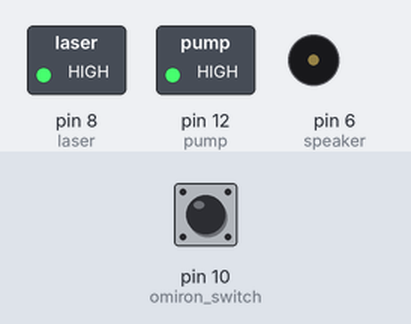
The sketch below on a simulated Arduino Uno, built with avr-gcc and run on an emulated ATmega328P. On the bench: switched loads named in the sketch (green lamp = pin HIGH), buzzer (waves = sounding). Inputs (shaded band) come from the test bench; at power-on: pin 10 (omiron_switch) LOW. Random numbers use the default seed unless the sketch sets one.

Above: at 1.2 s.
1.3 s: pin 10 (omiron_switch) pulled HIGH for 0.15 s
At 4.0 s:
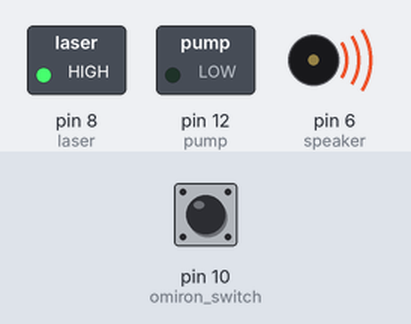
4.3 s: pin 10 (omiron_switch) pulled HIGH for 3.2 s
At 8.9 s:
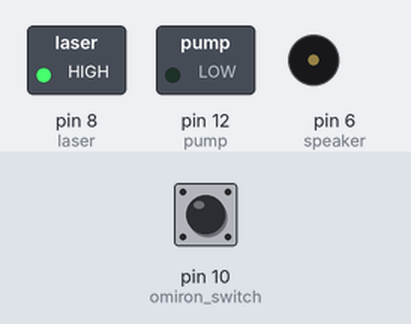
Timing chart, 0 to 13.2 s (numbered marks = the images above; inputs shaded):
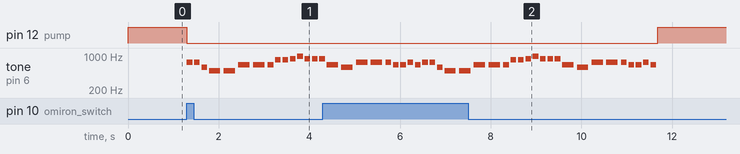

Measured:
- after the input at 1.3 s, pin 12 (pump): HIGH → LOW at once; tone on pin 6 (speaker): plays 740 Hz for 0.13 s, 740 Hz for 0.13 s, 587 Hz for 0.13 s, 494 Hz for 0.25 s, 494 Hz for 0.25 s, 659 Hz for 0.25 s … (15 notes in this stretch), starting at once

The sketch:

shotBotv2.ino
```cpp
#include "pitches.h"

//Pins
const int speaker = 6;
const int laser = 8;
const int omiron_switch = 10;
const int pump = 12;
int shotBotState;
int switchReadValue;

//   Music //////
const int tempoTheLick = 168;
int theLickMelody[] = {NOTE_D4,8, NOTE_E4,8, NOTE_F4,8, NOTE_G4,8,
                      NOTE_E4,4, NOTE_C4,8, NOTE_D4,1,};


int takeOnMeMelody[] = {
  NOTE_FS5, NOTE_FS5, NOTE_D5, NOTE_B4, NOTE_B4, NOTE_E5,
  NOTE_E5, NOTE_E5, NOTE_GS5, NOTE_GS5, NOTE_A5, NOTE_B5,
  NOTE_A5, NOTE_A5, NOTE_A5, NOTE_E5, NOTE_D5, NOTE_FS5,
  NOTE_FS5, NOTE_FS5, NOTE_E5, NOTE_E5, NOTE_FS5, NOTE_E5
};
int takeOnMeLength = sizeof(takeOnMeMelody)/sizeof(takeOnMeMelody[0]);
int takeOnMeDurations[] = {
8, 8, 8, 4, 4, 4,
4, 8, 8, 8, 8, 8,
8, 8, 8, 4, 4, 4,
4, 8, 8, 8, 8, 8
};

/////////////////


void setup() {
  pinMode(speaker, OUTPUT);
  pinMode(laser, OUTPUT);
  pinMode(pump, OUTPUT);
  pinMode(omiron_switch, INPUT);
  Serial.begin(115200);
  digitalWrite(pump, HIGH);
  digitalWrite(laser, HIGH);


}

void loop() {
  digitalWrite(pump, HIGH);
  if(digitalRead(omiron_switch)){
        digitalWrite(pump, LOW);
        playTakeOnMe();


    }


}


bool switchAndStateIsActive(){
    switchReadValue = digitalRead(omiron_switch);
    return switchReadValue == HIGH && shotBotState == 0;
  }


void event(){
    bool laserState = 0;
    digitalWrite(laser, HIGH);
    int num = random(0,10);
    delay(1000);
    Serial.print("Random Number: ");
    Serial.println(num);
    Serial.println("Rolling Dice");
    for (int i = 0; i<26; i++){
        delay(100);
        if(laserState) {
          digitalWrite(laser, HIGH);
          tone(speaker, 262);
        }
        else {digitalWrite(laser, LOW); noTone(speaker);}
        laserState = !laserState;
      }
      noTone(speaker);
    digitalWrite(laser, LOW);
    }

void drawEvent(int randomNumber){
      switch (randomNumber){ //Adjust probabilities here
      case 0:
        drink();
        break;
      case 1:
        drink();
        break;
      case 2:
        drink();
        break;
      case 3:
        drink();
        break;
      case 4:
        break;
      case 5:
        break;
      default:
        lose();
        break;
      }
  }

void drink(){
    Serial.println("Drink Triggered!");
    digitalWrite(laser, LOW);
    playTakeOnMe();
    digitalWrite(pump, HIGH);
    digitalWrite(pump, HIGH);
    delay(5000);
  }

void lose(){
  tone(speaker, 150);
  delay(100);
  tone(speaker, 100);
  noTone(speaker);
  }
void everyoneDrink(){
  playTheLick();
  }


void playTakeOnMe(){
  for (int thisNote = 0; thisNote < takeOnMeLength; thisNote++){
    int duration = 1000/ takeOnMeDurations[thisNote];
    tone(speaker, takeOnMeMelody[thisNote], duration);
    int pause = duration * 1.3;
    delay(pause);
    noTone(speaker);
      }
  }

void playTheLick(){
      int notes_lick = sizeof(theLickMelody) / sizeof(theLickMelody[0]) / 2;
      int wholenote = (60000 * 4) / tempoTheLick;
      int divider = 0, noteDuration = 0;
      for (int thisNote = 0; thisNote < notes_lick * 2; thisNote = thisNote + 2) {
        divider = theLickMelody[thisNote + 1];

        if (divider > 0) {
          noteDuration = (wholenote) / divider;
        } else if (divider < 0) {
          noteDuration = (wholenote) / abs(divider);
          noteDuration *= 1.5; // increases the duration in half for dotted notes
        }
        tone(speaker, theLickMelody[thisNote], noteDuration*0.9);
        delay(noteDuration);
        noTone(speaker);
      }

  }
```

pitches.h
```cpp
/*************************************************
 * Public Constants
 *************************************************/
#define NOTE_B0  31
#define NOTE_C1  33
#define NOTE_CS1 35
#define NOTE_D1  37
#define NOTE_DS1 39
#define NOTE_E1  41
#define NOTE_F1  44
#define NOTE_FS1 46
#define NOTE_G1  49
#define NOTE_GS1 52
#define NOTE_A1  55
#define NOTE_AS1 58
#define NOTE_B1  62
#define NOTE_C2  65
#define NOTE_CS2 69
#define NOTE_D2  73
#define NOTE_DS2 78
#define NOTE_E2  82
#define NOTE_F2  87
#define NOTE_FS2 93
#define NOTE_G2  98
#define NOTE_GS2 104
#define NOTE_A2  110
#define NOTE_AS2 117
#define NOTE_B2  123
#define NOTE_C3  131
#define NOTE_CS3 139
#define NOTE_D3  147
#define NOTE_DS3 156
#define NOTE_E3  165
#define NOTE_F3  175
#define NOTE_FS3 185
#define NOTE_G3  196
#define NOTE_GS3 208
#define NOTE_A3  220
#define NOTE_AS3 233
#define NOTE_B3  247
#define NOTE_C4  262
#define NOTE_CS4 277
#define NOTE_D4  294
#define NOTE_DS4 311
#define NOTE_E4  330
#define NOTE_F4  349
#define NOTE_FS4 370
#define NOTE_G4  392
#define NOTE_GS4 415
#define NOTE_A4  440
#define NOTE_AS4 466
#define NOTE_B4  494
#define NOTE_C5  523
#define NOTE_CS5 554
#define NOTE_D5  587
#define NOTE_DS5 622
#define NOTE_E5  659
#define NOTE_F5  698
#define NOTE_FS5 740
#define NOTE_G5  784
#define NOTE_GS5 831
#define NOTE_A5  880
#define NOTE_AS5 932
#define NOTE_B5  988
#define NOTE_C6  1047
#define NOTE_CS6 1109
#define NOTE_D6  1175
#define NOTE_DS6 1245
#define NOTE_E6  1319
#define NOTE_F6  1397
#define NOTE_FS6 1480
#define NOTE_G6  1568
#define NOTE_GS6 1661
#define NOTE_A6  1760
#define NOTE_AS6 1865
#define NOTE_B6  1976
#define NOTE_C7  2093
#define NOTE_CS7 2217
#define NOTE_D7  2349
#define NOTE_DS7 2489
#define NOTE_E7  2637
#define NOTE_F7  2794
#define NOTE_FS7 2960
#define NOTE_G7  3136
#define NOTE_GS7 3322
#define NOTE_A7  3520
#define NOTE_AS7 3729
#define NOTE_B7  3951
#define NOTE_C8  4186
#define NOTE_CS8 4435
#define NOTE_D8  4699
#define NOTE_DS8 4978
```
